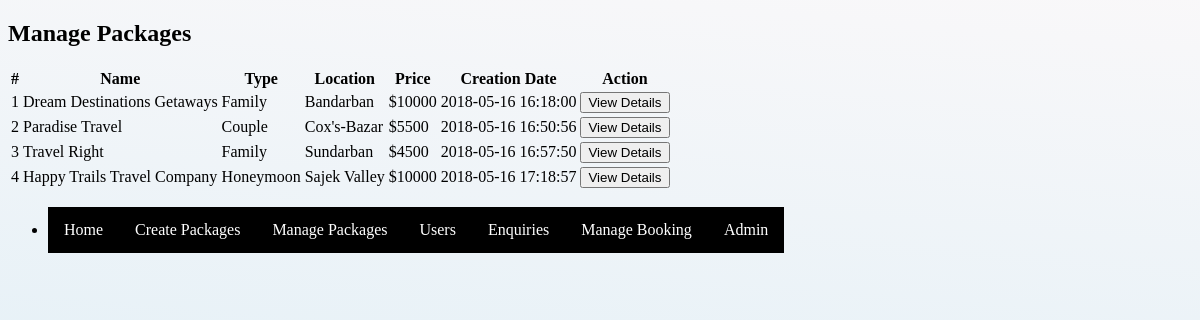
Page /admin/manage-packages.php (signed in) on the committed database.
### tables this page shows
CREATE TABLE `tbltourpackages` (
  `PackageId` int(11) NOT NULL,
  `PackageName` varchar(200) NOT NULL,
  `PackageType` varchar(150) NOT NULL,
  `PackageLocation` varchar(100) NOT NULL,
  `PackagePrice` int(11) NOT NULL,
  `PackageFetures` varchar(255) NOT NULL,
  `PackageDetails` mediumtext NOT NULL,
  `PackageImage` varchar(100) NOT NULL,
  `Creationdate` timestamp NOT NULL DEFAULT CURRENT_TIMESTAMP,
  `UpdationDate` timestamp NULL DEFAULT '0000-00-00 00:00:00' ON UPDATE CURRENT_TIMESTAMP
);

### admin/manage-packages.php (the view, shortened to what this page needs)
<?php
include('includes/config.php');
if(strlen($_SESSION['alogin'])==0)
	{
header('location:index.php');
}
else{
	?>
<!DOCTYPE HTML>
<html>
<head>
</head>
<body>
<div>
				<div>
					<div>
					  <h2>Manage Packages</h2>
					    <table id="table">
						<thead>
						  <tr>
						  <th>#</th>
							<th >Name</th>
							<th>Type</th>
							<th>Location</th>
							<th>Price</th>
							<th>Creation Date</th>
							<th>Action</th>
						  </tr>
						</thead>
						<tbody>
<?php $sql = "SELECT * from TblTourPackages";
$query = $dbh -> prepare($sql);
$query->execute();
$results=$query->fetchAll(PDO::FETCH_OBJ);
$cnt=1;
if($query->rowCount() > 0)
{
foreach($results as $result)
{				?>
						  <tr>
							<td><?php echo htmlentities($cnt);?></td>
							<td><?php echo htmlentities($result->PackageName);?></td>
							<td><?php echo htmlentities($result->PackageType);?></td>
							<td><?php echo htmlentities($result->PackageLocation);?></td>
							<td>$<?php echo htmlentities($result->PackagePrice);?></td>
							<td><?php echo htmlentities($result->Creationdate);?></td>
							<td><a href="update-package.php?pid=<?php echo htmlentities($result->PackageId);?>"><button type="button" >View Details</button></a></td>
						  </tr>
						 <?php $cnt=$cnt+1;} }?>
						</tbody>
					  </table>
					</div>
			</div>
</div>
						<?php include('includes/sidebarmenu.php');?>
</body>
</html>
<?php } ?>

### rows in the picture
tbltourpackages: PackageName "Dream Destinations Getaways", PackageType "Family", PackageLocation "Bandarban", PackagePrice "10000", Creationdate "2018-05-16 16:18:00"
tbltourpackages: PackageName "Paradise Travel", PackageType "Couple", PackageLocation "Cox's-Bazar", PackagePrice "5500", Creationdate "2018-05-16 16:50:56"
tbltourpackages: PackageName "Travel Right", PackageType "Family", PackageLocation "Sundarban", PackagePrice "4500", Creationdate "2018-05-16 16:57:50"
tbltourpackages: PackageName "Happy Trails Travel Company", PackageType "Honeymoon", PackageLocation "Sajek Valley", PackagePrice "10000", Creationdate "2018-05-16 17:18:57"
